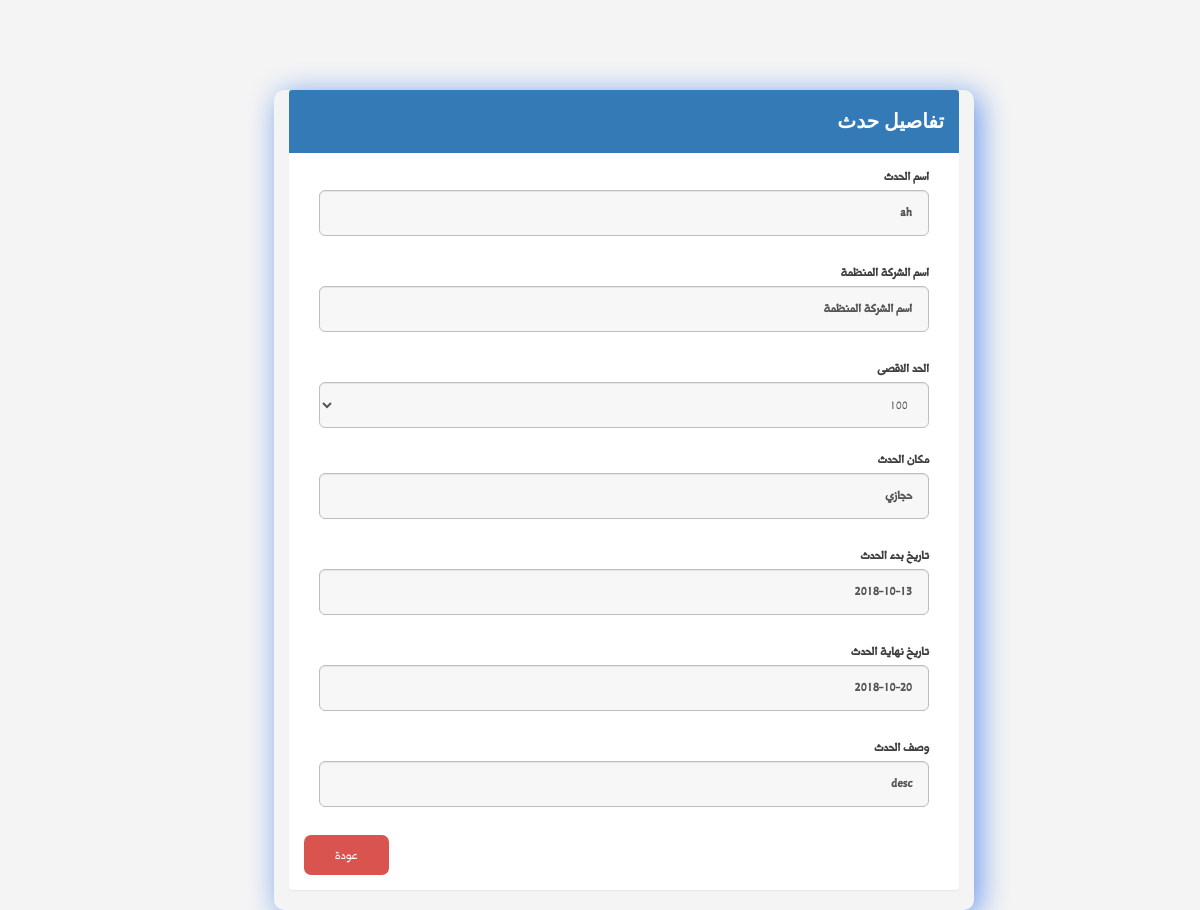
Page /eventDetails.php?eventid=53 on the earlier database version.
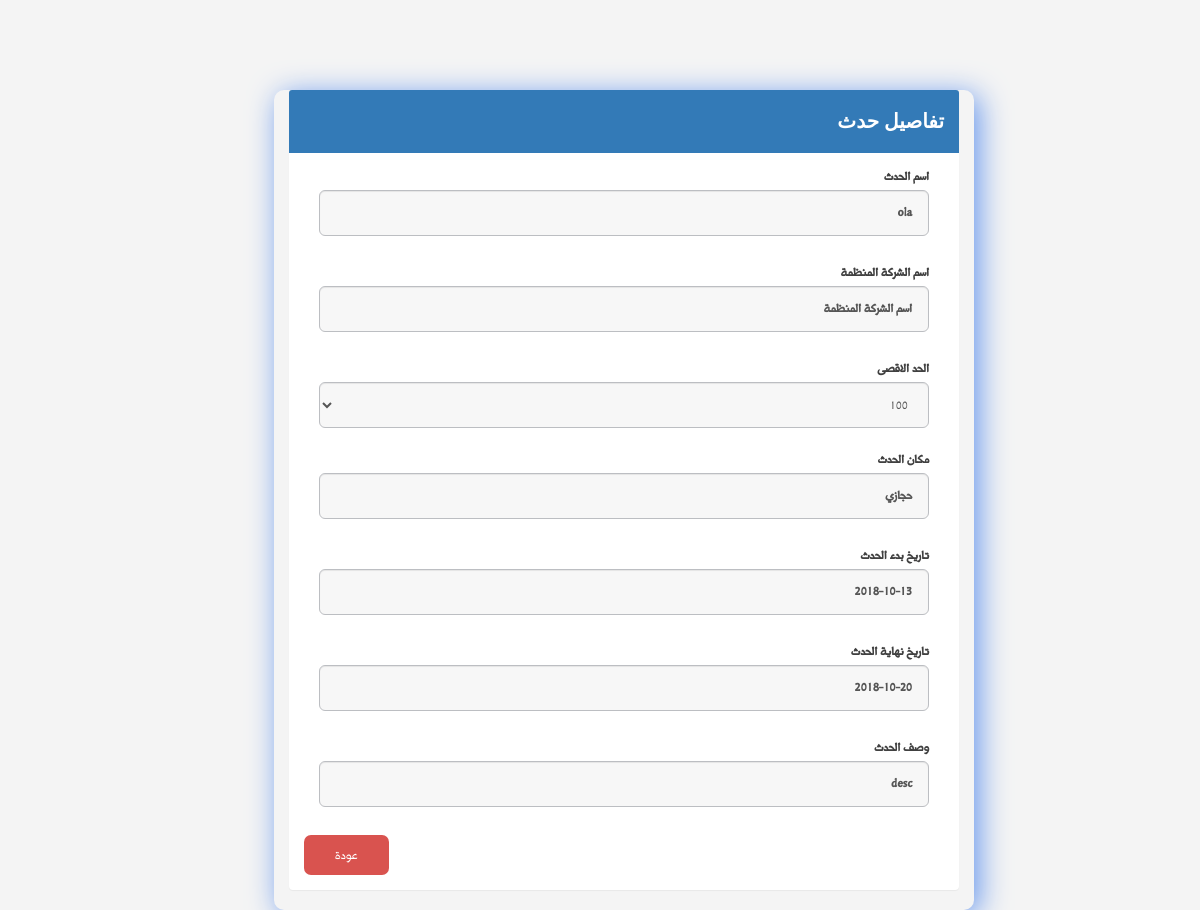
Same page on the later database version.
### tables this page shows
CREATE TABLE `event` (
  `event_ID` int(5) NOT NULL,
  `name_Event` varchar(30) NOT NULL,
  `descrption_Event` varchar(200) NOT NULL,
  `sartDate_Event` date NOT NULL,
  `endDate_Event` date NOT NULL,
  `location_Event` varchar(30) NOT NULL,
  `organization_name_Event` varchar(30) NOT NULL,
  `eventLink` varchar(140) NOT NULL,
  `maxNumOfAttendee` int(11) NOT NULL,
  `organizer_ID` int(11) NOT NULL,
  `VIPCode` int(5) NOT NULL
);

### eventDetails.php (the view, shortened to what this page needs)
<?php
require_once 'php/connectTosql.php';
$query = null;
if (isset($_GET['eventid']) && $_GET['eventid'] != '') {
 $eventId = $_GET['eventid'];
 $query   = mysqli_query($con, "SELECT * FROM event  WHERE event_ID ='$eventId' ") or die(mysqli_error($con));
} else {
 header('Location: myerrorpage.php');
}
if ($query) {
 $row              = mysqli_fetch_row($query);
 $eventName        = $row[1];
 $EventDescription = $row[2];
 $sdaytime         = $row[3];
 $edaytime         = $row[4];
 $location         = $row[5];
 $organizationName = $row[6];
 $maxAttendee      = $row[8];
}
?>
<!DOCTYPE html>
<html>
<head>
    <link rel="stylesheet" href="https://unpkg.com/purecss@1.0.0/build/pure-min.css">
    <link rel="stylesheet" href="css/layouts/custom.css">
    <link rel="stylesheet" href="css/font-awesome.min.css">
    <link rel="stylesheet" href="css/icon.css">
    <link rel="stylesheet" href="css/bootstrap.min.css">
    <link rel="stylesheet" href="css/main-rtl.css">
</head>
<body>
    <div class="mainContent">
        <div class="container">
            <div class="panel panel-primary">
                <div class="panel-heading">
                    <h4 class="panelTitle">تفاصيل حدث </h4>
                </div>
                <div class="panel-body">
                    <form action="" class="formDiv" method="post">
                        <div class="col-md-12">
                            <div class="form-group form-group-lg">
                                <label for="eventName" class="control-label"> اسم الحدث</label>
                                <label class="form-control" id="txtEventName" name="eventName">
                                    <?php echo $eventName ?></label>
                            </div>
                        </div>
                        <div class="col-md-12">
                            <div class="form-group form-group-lg">
                                <label for="txtOrganizer" class="control-label">اسم الشركة المنظمة</label>
                                <label class="form-control" id="txtOrganizer" name="organizer">
                                    <?php echo $organizationName ?></label>
                            </div>
                        </div>
                        <div class="col-md-12">
                            <div class="form-group form-group-lg">
                                <label for="txtMaxAttendee" class="control-label"> الحد الاقصى</label>
                                <select id="txtMaxAttendee" name="maxAttendee" class="form-control" style="enable:false"
                                    value="<?php echo $maxAttendee ?>">
                                    <option value="100" <?php if ($maxAttendee=="100" ) {echo ' selected="selected"'
                                        ;}?> >100</option>
                                </select>
                            </div>
                        </div>
                        <div class="col-md-12">
                            <div class="form-group form-group-lg">
                                <label for="txtLocation" class="control-label">مكان الحدث</label>
                                <label class="form-control" id="txtLocation" name="location">
                                    <?php echo $location ?></label>
                            </div>
                        </div>
                        <div class="col-md-12">
                            <div class="form-group form-group-lg">
                                <label for="txtSdaytime" class="control-label">تاريخ بدء الحدث</label>
                                <label class="form-control" id="txtSdaytime" name="sdaytime">
                                    <?php echo $sdaytime ?></label>
                            </div>
                        </div>
                        <div class="col-md-12">
                            <div class="form-group form-group-lg">
                                <label for="txtEdaytime" class="control-label">تاريخ نهاية الحدث</label>
                                <label class="form-control" id="txtEdaytime" name="edaytime">
                                    <?php echo $edaytime ?></label>
                            </div>
                        </div>
                        <div class="col-md-12">
                            <div class="form-group form-group-lg">
                                <label for="txtDescription" class="control-label">وصف الحدث</label>
                                <label class="form-control" id="txtDescription" rows="3" name="description">
                                    <?php echo $EventDescription ?></label>
                            </div>
                        </div>
                        <a href="/tactic/manageEvent.php" class="bodyform btn btn-nor-danger btn-sm">عودة</a>
                </div>
            </div>
        </div>
    </div>
</body>
</html>

Differences in the rows shown:
changed event "اسم الشركة المنظمة": name_Event "ah" → "ola"
